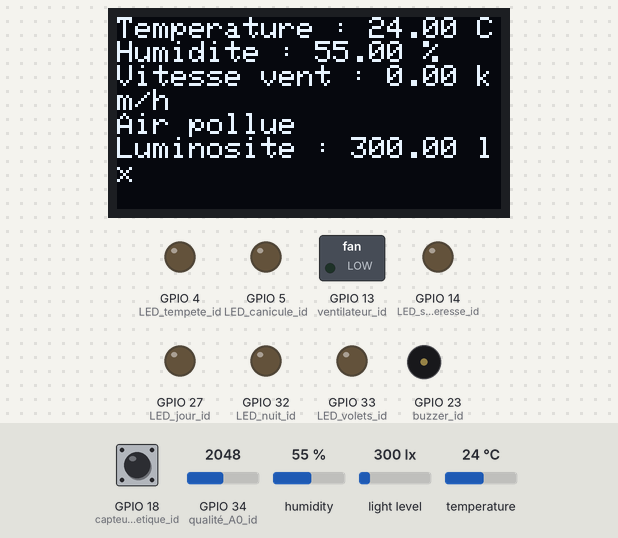
The sketch below on a simulated ESP32. Shown: 128×64 one-colour display, switched loads named in the sketch (green lamp = pin HIGH), output pins drawn as LEDs (lit = HIGH), buzzer (waves = sounding, pin HIGH). The inputs (shaded band) are chosen by the test bench; at power-on: humidity 55 %, GPIO 34 (qualité_A0_id) = 2048, light level 300 lx, GPIO 18 (capteur_magnetique_id) HIGH, temperature 24 °C.

Above: at 2.9 s.
3.0 s: humidity set to 22 %
At 4.6 s:
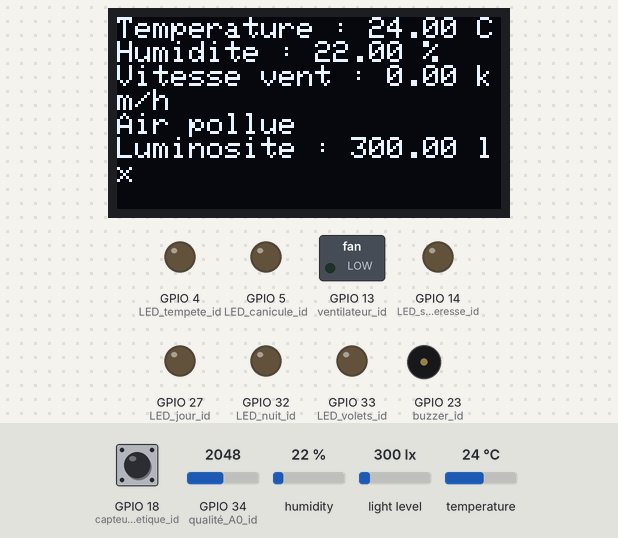
5.7 s: GPIO 34 (qualité_A0_id) set to 1045
8.4 s: GPIO 34 (qualité_A0_id) set to 926
At 11.1 s:
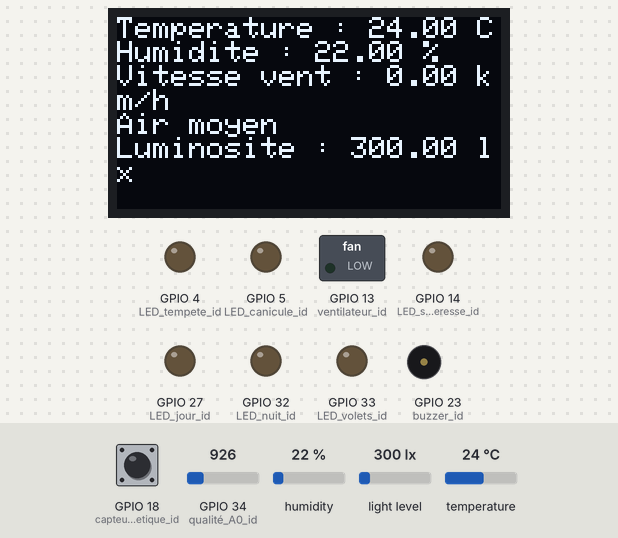
11.8 s: GPIO 34 (qualité_A0_id) set to 440
14.5 s: GPIO 34 (qualité_A0_id) set to 375
At 17.5 s:
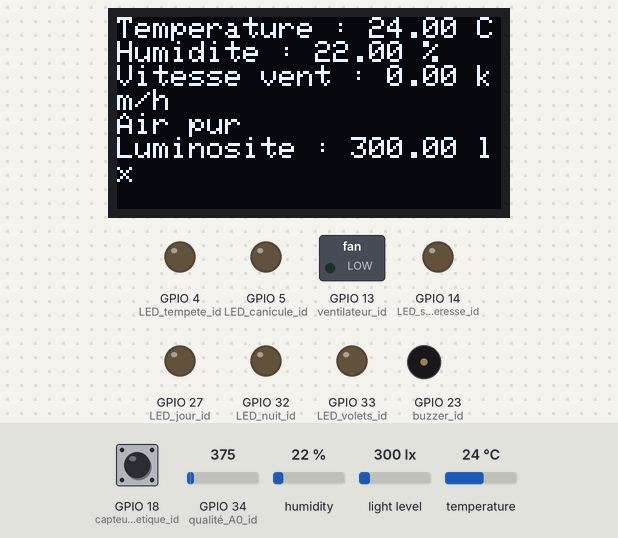
17.9 s: light level set to 40 lx
At 19.6 s:
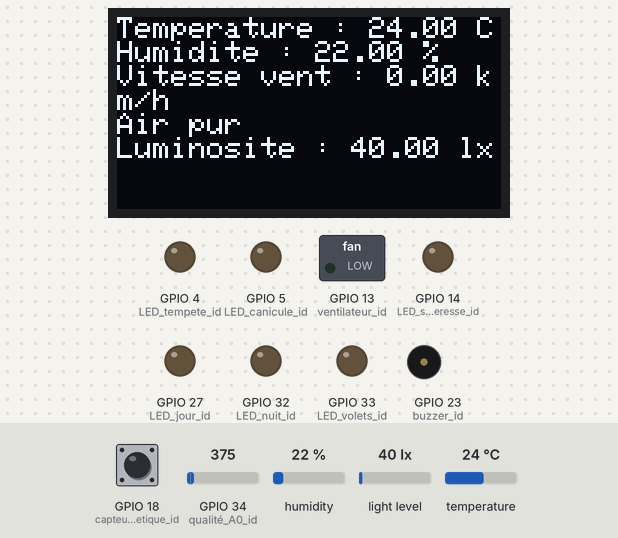
Timing chart, 0 to 21.1 s (numbered marks = the images above; inputs shaded):
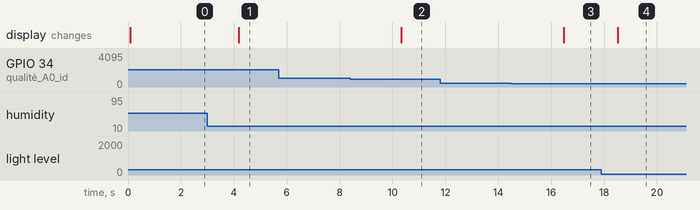

Measured:
- the behaviour switches between 1000 and 999 on GPIO 34 (qualité_A0_id) (found by bisection; images 1 and 2)
- the behaviour switches between 400 and 399 on GPIO 34 (qualité_A0_id) (found by bisection; images 2 and 3)
- after the input at 3.0 s, the display: changes after 1.2 s (image 1)
- after the input at 5.7 s, every drawn part: stays the same
- after the input at 8.4 s, the display: changes after 1.9 s (image 2)
- after the input at 11.8 s, every drawn part: stays the same
- after the input at 14.5 s, the display: changes after 2.0 s (image 3)
- after the input at 17.9 s, the display: changes after 0.63 s (image 4)

The sketch:

code_hardware_brut.ino
```cpp
// Branches à éviter : 0, 2, 12, 15
// Branche sans risque : 4, 5, 13, 14, 16, 17, 18, 19, 21, 22, 23, 25, 26, 27, 32, 33
// Branche libre : 19, 21, 22, 25,

#include <Wire.h>
#include <Adafruit_GFX.h>
#include <Adafruit_SSD1306.h>
#include <DHT.h>
#include <BH1750.h>


// Déclaration des pin + seuils limites + variables

// pin_SDA = 21, pin_SCL = 22
int temp_id = 26;
int ventilateur_id = 13;
int qualité_A0_id = 34;
int buzzer_id = 23;
int capteur_magnetique_id = 18;
int LED_tempete_id = 4;
int LED_canicule_id = 5;
int LED_secheresse_id = 14;
int LED_volets_id = 33;
int LED_jour_id = 27;
int LED_nuit_id = 32;

int seuil_temp = 30; // Alerte si supérieur à 30°C
int seuil_vitesse_vent = 60; //Alerte si supérieur à km/h
int seuil_humidité = 30; // Alerte si inférieur à 30%
int seuil_luminosité = 1000; // Seuil de luminosité pour passer de joir à nuit

volatile int nb_tours = 0; // Variable globale
unsigned long dernier_calcul = 0;
float vitesse_vent = 0;
float diamètre_anémomètre = 0.08; // 8 cm en mètres


// Création de l'objet dht pour la température
#define DHTTYPE DHT11
DHT dht(temp_id, DHTTYPE);


// Création de l’objet écran
#define SCREEN_WIDTH 128
#define SCREEN_HEIGHT 64
Adafruit_SSD1306 display(SCREEN_WIDTH, SCREEN_HEIGHT, &Wire, -1);


// Création de l'objet pour le luxmetre
BH1750 lightMeter;


// Fonction "globale" qui va incrémenter le nb_tours à chaque fois que l'aimant passe (à tester)
void IRAM_ATTR onAimantPasse() {
  nb_tours++;
}


// Loops principales

void setup () {
  Serial.begin (9600);

  // Déclarion des OUTPUT et INPUT
  pinMode (temp_id, OUTPUT);
  pinMode(ventilateur_id, OUTPUT);
  pinMode(buzzer_id, OUTPUT);

  pinMode(LED_tempete_id, OUTPUT);
  pinMode(LED_canicule_id, OUTPUT);
  pinMode(LED_secheresse_id, OUTPUT);
  pinMode(LED_volets_id, OUTPUT);
  pinMode(LED_jour_id, OUTPUT);
  pinMode(LED_nuit_id, OUTPUT);


  // Initialiser I2C
  Wire.begin();  // SDA, SCL

  // Initialisation de l’écran
  if (!display.begin(SSD1306_SWITCHCAPVCC, 0x3C)) { // 0x3C est l’adresse la plus fréquente
    Serial.println(F("Écran OLED non détecté"));
    while (true); // Arrêt
  }
  // Initialisation du capteur de temp
  dht.begin();
  // Initialisation du luxmetre
  lightMeter.begin(BH1750::CONTINUOUS_HIGH_RES_MODE);

  // Pour le calcul de la vitesse du vent
  attachInterrupt(digitalPinToInterrupt(capteur_magnetique_id), onAimantPasse, FALLING); // ou RISING selon ton montage
}


void loop () {
  // Récupération des données "classiques"
  float humidité = dht.readHumidity();
  float température = dht.readTemperature();
  float luminosité = lightMeter.readLightLevel();
  int air_value = analogRead(qualité_A0_id);

  // Calcule de la vitesse du vent
  unsigned long maintenant = millis();

  if (maintenant - dernier_calcul >= 5000) {
    float tours_par_sec = nb_tours / 5.0;
    float perimetre = diamètre_anémomètre * PI;
    vitesse_vent = tours_par_sec * perimetre * 3.6; // m/s → km/h

    nb_tours = 0;
    dernier_calcul = maintenant;
  }

  // Affichage sur l'écran OLED

  // Efface l’écran
  display.clearDisplay();

  // Définir la taille et couleur du texte
  display.setTextSize(1);             // Taille du texte (1 = normal)
  display.setTextColor(SSD1306_WHITE); // Couleur (blanc sur fond noir)
  display.setCursor(0, 0);             // Position de départ (x, y)

  // Ecriture sur l'ecran OLED
  display.print("Temperature : ");
  display.print(température);
  display.print(" C");

  display.print("Humidite : ");
  display.print(humidité);
  display.println(" %");

  display.print("Vitesse vent : ");
  display.print(vitesse_vent);
  display.println(" km/h");


  if (air_value < 400) {
    display.println("Air pur");
  } else if (air_value < 1000) {
    display.println("Air moyen");
  } else {
    display.println("Air pollue");
  }

  display.print("Luminosite : ");
  display.print(luminosité);
  display.println(" lx");

  // Affiche le contenu
  display.display();

  delay(2000);
}
```
